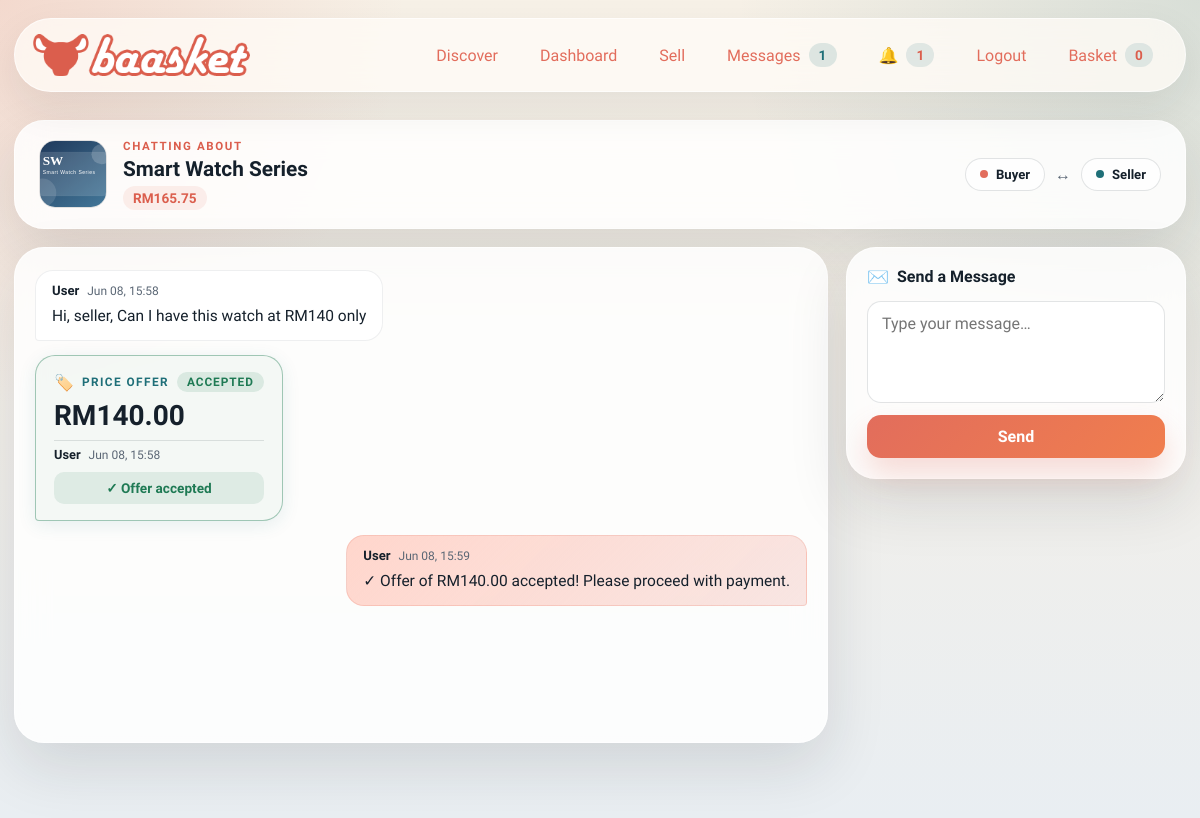
Page /chat/e0e9f5ff70aa43f39944b59fd1ba317d (signed in) on the committed database.
### models.py (models this page shows, shortened)
class ListingModel(db.Model):
    id = db.Column(db.Integer, primary_key=True)                              # ITEMID (internal int; ITEMID UUID stored separately if needed)
    seller_id = db.Column(db.Integer, db.ForeignKey("user.id"), nullable=False, index=True)   # SELLERID → USER
    buyer_id  = db.Column(db.Integer, db.ForeignKey("user.id"), nullable=True,  index=True)   # BUYERID  → USER (null until sold)
    category    = db.Column(db.String(80),  nullable=False, index=True)       # CATEGORYID
    subcategory = db.Column(db.String(120), nullable=False, default="")       # SUBCATEGORYID
    title       = db.Column(db.String(100), nullable=False, index=True)       # TITLE    VARCHAR(100)
    price       = db.Column(db.Float,       nullable=False)                   # PRICE    FLOAT
    condition   = db.Column(db.String(10),  nullable=False)                   # CONDITION VARCHAR(10)
    listed_date = db.Column(db.DateTime,    nullable=False, default=datetime.utcnow, index=True)  # LISTEDDATE
    description = db.Column(db.String(1000), nullable=False)                  # DESCRIPTION VARCHAR(1000)
    likes    = db.Column(db.Integer, nullable=False, default=0)               # LIKES    INTEGER (≥ 0)
    reserved = db.Column(db.Boolean, nullable=False, default=False)           # RESERVED bool
    buyable  = db.Column(db.Boolean, nullable=False, default=True)            # BUYABLE  bool
    image_path     = db.Column(db.String(255), nullable=False, default="")
    seed_image_data = db.Column(db.Text,       nullable=False, default="")
    location       = db.Column(db.String(80),  nullable=False, default="")
    quantity       = db.Column(db.Integer,     nullable=False, default=1)
    sku            = db.Column(db.String(64),  nullable=True,  default="")
    is_active      = db.Column(db.Boolean,     nullable=False, default=True)
    created_at = db.synonym("listed_date")
    offers = db.relationship("Offer", backref="listing", lazy=True, cascade="all, delete-orphan")
    @property
    def price_label(self) -> str:
        return f"RM{float(self.price):,.2f}"
    @property
    def image_data(self) -> str:
        if self.image_path:
            return f"/static/{self.image_path}"
        return self.seed_image_data or "/static/assets/logo/baasket_logo.png"

class Message(db.Model):
    __tablename__ = "message"
    messageID = db.Column(db.String(36), primary_key=True)
    content = db.Column(db.Text, nullable=False)
    timestamp = db.Column(db.DateTime, nullable=False, default=datetime.utcnow)
    session_id = db.Column(db.String(36), db.ForeignKey("chat_session.chatID"), nullable=False)
    creator_id = db.Column(db.Integer, db.ForeignKey("user.id"), nullable=False)

class Offer(db.Model):
    id = db.Column(db.Integer, primary_key=True)
    listing_id = db.Column(db.Integer, db.ForeignKey("listing_model.id"), nullable=False, index=True)
    sender_id = db.Column(db.Integer, db.ForeignKey("user.id"), nullable=True, index=True)
    receiver_id = db.Column(db.Integer, db.ForeignKey("user.id"), nullable=True, index=True)
    created_at = db.Column(db.DateTime, nullable=False, default=datetime.utcnow, index=True)
    amount = db.Column(db.Numeric(10, 2), nullable=False)
    acceptanceStatus = db.Column(db.String(20), nullable=False, default="pending")
    sender = db.relationship("User", foreign_keys=[sender_id], backref="offers_sent")
    receiver = db.relationship("User", foreign_keys=[receiver_id], backref="offers_received")
    @property
    def amount_label(self) -> str:
        return f"RM{Decimal(self.amount):,.2f}"

### main.py (the view)
	@app.get("/chat/<string:chat_id>")
	@login_required
	def chat_view(chat_id: str):
		chat = ChatSession.query.filter_by(chatID=chat_id).first()
		if chat is None:
			flash("Chat session not found.", "warning")
			return redirect(url_for("index"))
		if current_user.id not in (chat.buyer_id, chat.seller_id):
			flash("You are not a participant in this chat.", "warning")
			return redirect(url_for("index"))
		messages = Message.query.filter_by(session_id=chat.chatID).order_by(Message.timestamp.asc()).all()
		listing = db.session.get(Item, chat.listing_id) if chat.listing_id else None
		return render_template(
			"chat.html",
			title="Chat",
			chat=chat,
			messages=messages,
			listing=listing,
		)

### models.py (called while the page is built)
@login_manager.user_loader
def load_user(user_id: str) -> User | None:
    if not user_id.isdigit():
        return None
    return db.session.get(User, int(user_id))

### payment.py (called while the page is built)
    def options(self) -> tuple[dict[str, object], ...]:
        return tuple(
            {
                "code": strategy.code,
                "label": strategy.label,
                "fee_rate": getattr(strategy, "fee_rate", Decimal("0.00")),
            }
            for strategy in self._strategies.values()
        )

### templates/chat.html (shortened to what this page needs)
{% extends "base.html" %}
{% block content %}
<section class="chat-page">
  <div class="chat-header card-surface">
    <div class="chat-header-left">
      {% if listing %}
        {% if listing.image_data %}
          <img class="chat-listing-thumb" src="{{ listing.image_data }}" alt="{{ listing.title }}">
        {% endif %}
        <div class="chat-header-info">
          <span class="chat-label">Chatting about</span>
          <h2 class="chat-listing-title">{{ listing.title }}</h2>
          <span class="chat-price-tag">{{ listing.price_label }}</span>
        </div>
      {% else %}
        <div class="chat-header-info">
          <h2 class="chat-listing-title">Conversation</h2>
        </div>
      {% endif %}
    </div>
    <div class="chat-header-right">
      {% if chat.seller_id %}
        {% set seller = namespace(name='Seller') %}
        {% for m in messages %}
          {% if m.creator_id == chat.seller_id %}
            {% set seller.name = m.creator.username if m.creator else 'Seller' %}
          {% endif %}
        {% endfor %}
      {% endif %}
      <div class="chat-participants">
        <span class="participant-chip buyer-chip">
          <span class="chip-dot"></span>
          Buyer
        </span>
        <span class="participant-divider">↔</span>
        <span class="participant-chip seller-chip">
          <span class="chip-dot"></span>
          Seller
        </span>
      </div>
    </div>
  </div>
  <div class="chat-layout">
    <div class="chat-thread card-surface" id="chat-thread">
      <div class="thread-inner" id="thread-inner">
        {% if not messages %}
          <div class="thread-empty">
            <div class="thread-empty-icon">💬</div>
            <p>No messages yet — say hello and start negotiating!</p>
          </div>
        {% else %}
          {% for m in messages %}
            {% set is_me = (m.creator_id == current_user.id) %}
            {% set is_offer_msg = m.content.startswith('OFFER:') %}
            {% if is_offer_msg %}
              {% set offer_id = m.content[6:] | int(default=0) %}
              {% set offer = namespace(obj=None) %}
              {% for o in listing.offers if listing %}
                {% if o.id == offer_id %}
                  {% set offer.obj = o %}
                {% endif %}
              {% endfor %}
              <div class="msg-row {{ 'msg-row--me' if is_me else 'msg-row--them' }}">
                <div class="offer-bubble {{ 'offer-bubble--me' if is_me else 'offer-bubble--them' }} {{ 'offer-' + offer.obj.acceptanceStatus if offer.obj else '' }}">
                  <div class="offer-badge">
                    <span class="offer-icon">🏷️</span>
                    <span class="offer-label">Price Offer</span>
                    {% if offer.obj %}
                      <span class="offer-status-chip status-{{ offer.obj.acceptanceStatus }}">{{ offer.obj.acceptanceStatus | capitalize }}</span>
                    {% endif %}
                  </div>
                  {% if offer.obj %}
                    <div class="offer-amount">{{ offer.obj.amount_label }}</div>
                  {% else %}
                    <div class="offer-amount offer-amount--ghost">Offer #{{ offer_id }}</div>
                  {% endif %}
                  <div class="offer-meta">
                    <strong>{{ m.creator.username if m.creator else 'User' }}</strong>
                    <time>{{ m.timestamp.strftime('%b %d, %H:%M') if m.timestamp else '' }}</time>
                  </div>
                  {% if offer.obj and offer.obj.acceptanceStatus == 'pending' and current_user.id == chat.seller_id %}
                    <div class="offer-actions">
                      <form method="post" action="{{ url_for('accept_offer', chat_id=chat.chatID, offer_id=offer.obj.id) }}">
                        <button type="submit" class="offer-btn offer-btn--accept">✓ Accept</button>
                      </form>
                      <form method="post" action="{{ url_for('decline_offer', chat_id=chat.chatID, offer_id=offer.obj.id) }}">
                        <button type="submit" class="offer-btn offer-btn--decline">✕ Decline</button>
                      </form>
                    </div>
                  {% elif offer.obj and offer.obj.acceptanceStatus == 'accepted' %}
                    <div class="offer-resolved offer-resolved--accepted">✓ Offer accepted</div>
                  {% elif offer.obj and offer.obj.acceptanceStatus == 'declined' %}
                    <div class="offer-resolved offer-resolved--declined">✕ Offer declined</div>
                  {% endif %}
                </div>
              </div>
            {% else %}
              <div class="msg-row {{ 'msg-row--me' if is_me else 'msg-row--them' }}">
                <div class="msg-bubble {{ 'msg-bubble--me' if is_me else 'msg-bubble--them' }}">
                  <div class="msg-meta">
                    <strong>{{ m.creator.username if m.creator else 'User' }}</strong>
                    <time>{{ m.timestamp.strftime('%b %d, %H:%M') if m.timestamp else '' }}</time>
                  </div>
                  <p class="msg-text">{{ m.content }}</p>
                </div>
              </div>
            {% endif %}
          {% endfor %}
        {% endif %}
      </div>
    </div>
    <div class="chat-controls">
      <div class="control-card card-surface">
        <h3 class="control-title">
          <span class="control-icon">✉️</span> Send a Message
        </h3>
        <form method="post" action="{{ url_for('post_message', chat_id=chat.chatID) }}" class="control-form">
          <textarea name="content" rows="4" placeholder="Type your message…" required></textarea>
          <button type="submit" class="primary-button control-submit">Send</button>
        </form>
      </div>
    </div>
  </div>
</section>
{% endblock %}

### rows in the picture
ListingModel: title (picture), title "Smart Watch Series", price_label "RM165.75"
Message: creator "User", timestamp "Jun 08, 15:58", content "Hi, seller, Can I have this watch at RM140 only"
Message: creator "User", timestamp "Jun 08, 15:58", shows "✓ Offer accepted"
Offer: obj.acceptanceStatus "ACCEPTED", obj.amount_label "RM140.00"
Message: creator "User", timestamp "Jun 08, 15:59", content "✓ Offer of RM140.00 accepted! Please proceed with payment."

### other values in the picture
{{ chat_count }} "1"
{{ unread_count }} "1"
{{ cart_count }} "0"
